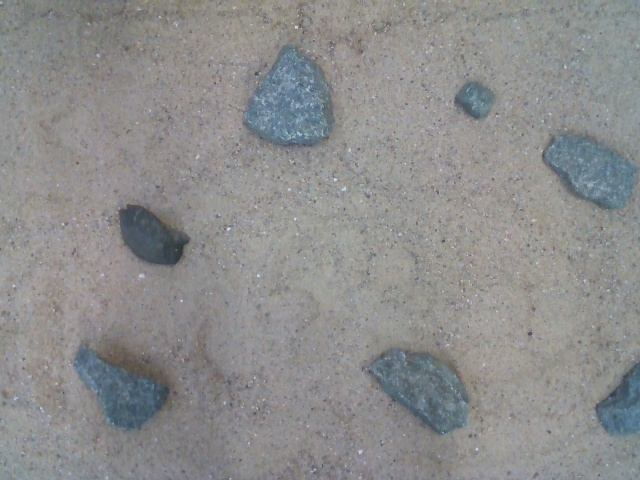
#> input picture Grønlænderens_Kode/RockDetection/Billeder/Image3.jpg, 640 x 480 px, found by its file name
$ python TestingRocks.py
#> lines starting #> are read from the running program, lines starting #| are printed output that depends on the picture; after the words box and inside, x2 and y2 are one past the last pixel; in counts of white or black regions, pixels touching at a corner belong together
import cv2 as cv
import numpy as np

# Load the image
image = cv.imread("Grønlænderens_Kode/RockDetection/Billeder/Image3.jpg")
#> image is the input picture: shape (480, 640, 3); mean B, G, R 140.6, 140.9, 140.6
cv.imshow("Image", image)

# Convert to grayscale
gray = cv.cvtColor(image, cv.COLOR_BGR2GRAY)
cv.imshow("Gray", gray)

sobelx = cv.Sobel(gray, cv.CV_64F, 1, 0, ksize=5)
sobely = cv.Sobel(gray, cv.CV_64F, 0, 1, ksize=5)
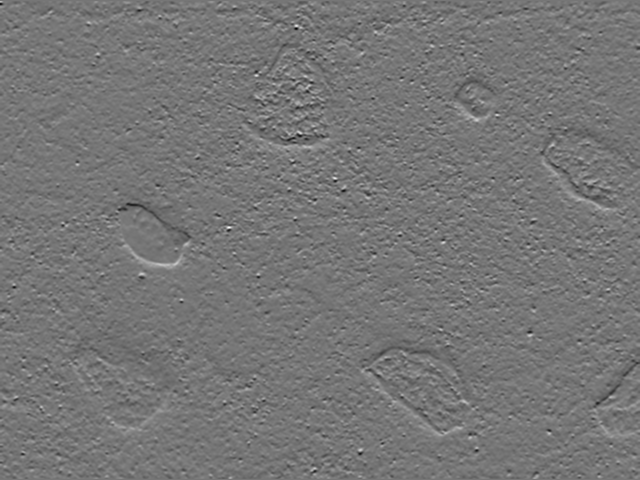
#> sobely: shape (480, 640) float64; min -3215, max 3710, mean -1; drawn with min black and max white
cv.imshow("Sobelx", sobelx)
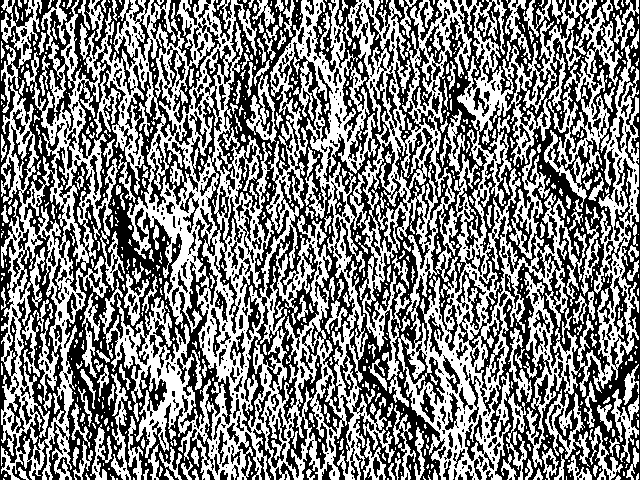
#> window 'Sobelx': shape (480, 640); 49.9% white; 797 white regions (555 under 20 px), largest, box (x1, y1, x2, y2) and area: (1, 0, 587, 480) 109783, (524, 15, 639, 468) 9013, (544, 0, 622, 208) 4146
cv.imshow("Sobely", sobely)
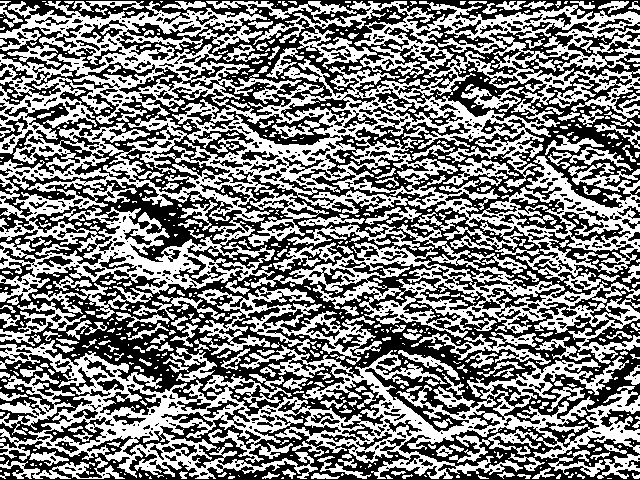
#> window 'Sobely': shape (480, 640); 49.5% white; 770 white regions (526 under 20 px), largest, box (x1, y1, x2, y2) and area: (0, 1, 640, 302) 73812, (0, 340, 640, 479) 29390, (251, 223, 640, 364) 11558

HSVImage = cv.cvtColor(image, cv.COLOR_BGR2HSV)
#> HSVImage: shape (480, 640, 3); mean H, S, V 66.7, 14.8, 144.6
H, S, V = cv.split(HSVImage)
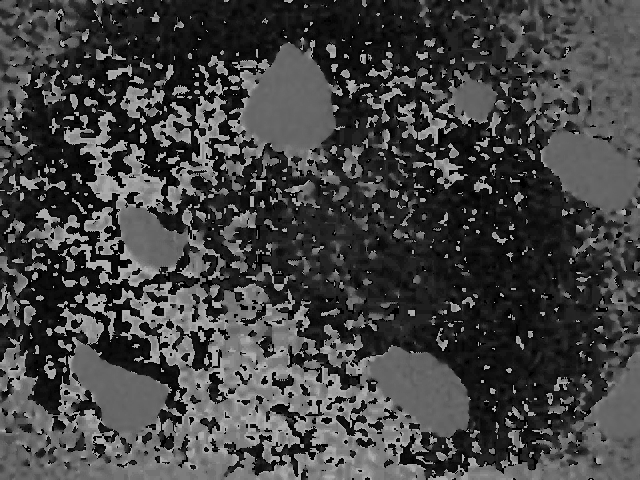
#> H: shape (480, 640); min 0, max 177, mean 66.7

#cv.imshow("H", H)
cv.imshow("S", S)
#cv.imshow("V", V)

thresholded = cv.threshold(S, 2, 255, cv.THRESH_BINARY + cv.THRESH_OTSU)[1]
#> thresholded: shape (480, 640); 7.9% white; 51 white regions (40 under 20 px), largest, box (x1, y1, x2, y2) and area: (245, 45, 332, 146) 5915, (544, 135, 637, 210) 4352, (371, 349, 468, 435) 4180
cv.imshow("Thresholded", thresholded)


dialated = cv.dilate(thresholded, (3, 3), iterations=1)
#> dialated: shape (480, 640); 8.1% white; 45 white regions (31 under 20 px)
cv.imshow("Dialated", dialated)

contours = cv.findContours(dialated, cv.RETR_EXTERNAL, cv.CHAIN_APPROX_SIMPLE)[0]
#> contours = 45 contours, 35 with area under 20; largest, box (x1, y1, x2, y2) and area: (245, 45, 332, 147) 5874, (371, 349, 468, 436) 4583, (73, 344, 168, 432) 4510, (544, 135, 637, 211) 4326, (596, 363, 640, 438) 2041

#drawCont = cv.drawContours(image, contours, -1, (0, 255, 0), 2)

#cv.imshow("Binary", binary)
#cv.imshow("Contours", drawCont)

#printing area of contours
for cnt in contours:
    area = cv.contourArea(cnt)
#> this loop made 45 passes
#> area on passes 15, 18, 19, 20, 22, 23, 24, 25, 26, 27: 2041, 24, 4583, 4510.5, 56.5, 53.5, 1940, 4325.5, 807.5, 5874

small_contours = [cnt for cnt in contours if cv.contourArea(cnt) < 200]
#> small_contours = 38 contours, 35 with area under 20; largest, box (x1, y1, x2, y2) and area: (177, 239, 185, 257) 56, (160, 217, 170, 227) 54, (102, 352, 109, 360) 24

mask = np.zeros_like(thresholded)
cv.drawContours(mask, small_contours, -1, (255, 255, 255), -1)
#> mask: shape (480, 640); 0.13% white; 38 white regions (31 under 20 px), largest, box (x1, y1, x2, y2) and area: (177, 239, 185, 257) 77, (160, 217, 170, 227) 69, (102, 352, 109, 360) 34
cv.imshow("Mask", mask)

subtractedSmall = cv.subtract(thresholded, mask)
cv.imshow("Subtracted", subtractedSmall)

dialated2 = cv.dilate(subtractedSmall, (3, 3), iterations=6)
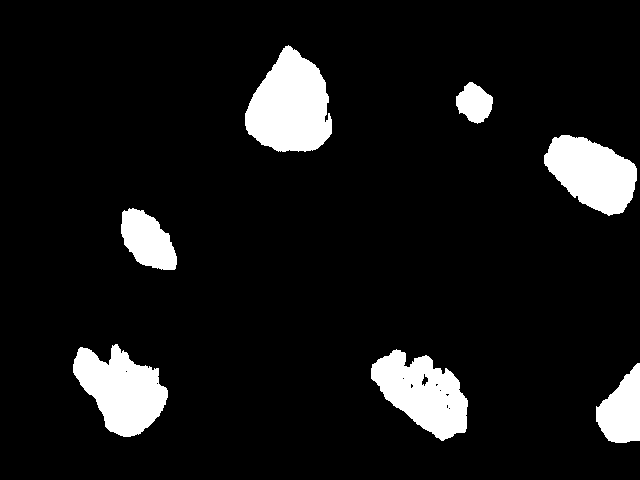
#> dialated2: shape (480, 640); 9% white; 7 white regions
cv.imshow("Dialated2", dialated2)

contours2 = cv.findContours(dialated2, cv.RETR_EXTERNAL, cv.CHAIN_APPROX_SIMPLE)[0]
#> contours2 = 7 contours; box (x1, y1, x2, y2) and area: (245, 45, 332, 152) 6326, (73, 344, 168, 437) 5207, (371, 349, 468, 441) 5130, (544, 135, 637, 216) 4786, (596, 363, 640, 443) 2256, (121, 208, 177, 270) 2222, (456, 82, 493, 124) 989
#drawCont2 = cv.drawContours(image, contours2, -1, (0, 255, 0), 2)

#cv.imshow("Contours2", drawCont2)
ellipse_img = np.zeros_like(image)
roi = []

for cnt in contours2:
    contour_area = cv.contourArea(cnt)

    ellipse = cv.fitEllipse(cnt)
    #for ellipse in [ellipse]:
        #print(ellipse)
    #cv.ellipse(image, ellipse, (0, 255, 0), 2)

    x, y, w, h = cv.boundingRect(cnt)
    #cv.rectangle(image, (x, y), (x+w, y+h), (255, 255, 0), 2)
    roi.append(image[y:y+h, x:x+w])
#> this loop made 7 passes
#> (contour_area, ellipse, x, y, w, h) on passes 1 to 7: (2256, ((1014.4, 227.5), (161.4, 925.4), 64.21), 596, 363, 44, 80), (5130, ((423.8, 393.9), (60.15, 111.9), 127.1), 371, 349, 97, 92), (5207, ((121.7, 390), (70.03, 103.4), 132.9), 73, 344, 95, 93), (2222.5, ((146.6, 239.7), (39.92, 72.88), 139.9), 121, 208, 56, 62), (4785.5, ((593.3, 173.6), (60.48, 103.3), 122.2), 544, 135, 93, 81), (989, ((474.4, 102.7), (33.48, 38.36), 157.8), 456, 82, 37, 42), (6326, ((289.8, 105), (81.11, 104), 5.13), 245, 45, 87, 107)
#> after the loop, roi = 7 items

for img in roi:
    meanshift = cv.pyrMeanShiftFiltering(img, 2, 40)
    gauss = cv.GaussianBlur(meanshift, (3, 3), 0)
    gray = cv.cvtColor(img, cv.COLOR_BGR2GRAY)
    equalis = cv.equalizeHist(gray)
    cv.imshow("ROI", equalis)
    cv.imshow("ROI2", meanshift)
    cv.imshow("ROI3", gauss)
    cv.waitKey(1)
#> this loop made 7 passes
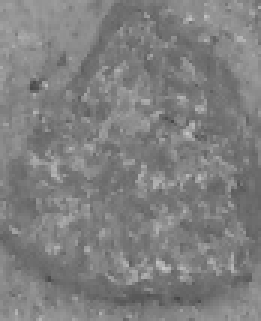
#> gray: shape (107, 87) (shown 3 times larger); min 70, max 198, mean 127.1
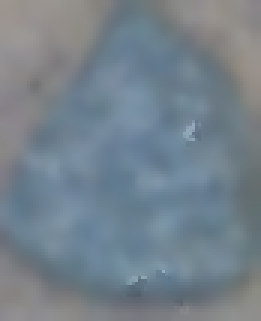
#> meanshift: shape (107, 87, 3) (shown 3 times larger); mean of channels 0, 1, 2 140, 129.9, 116.6; drawn as B, G, R


cv.imshow("Image", image)


# [11 lines of commented-out code are left out]

loc = []

# [10 lines of commented-out code are left out]
cv.waitKey(0)

$ run again, with Grønlænderens_Kode/RockDetection/Billeder/Image10.jpg copied over Grønlænderens_Kode/RockDetection/Billeder/Image3.jpg
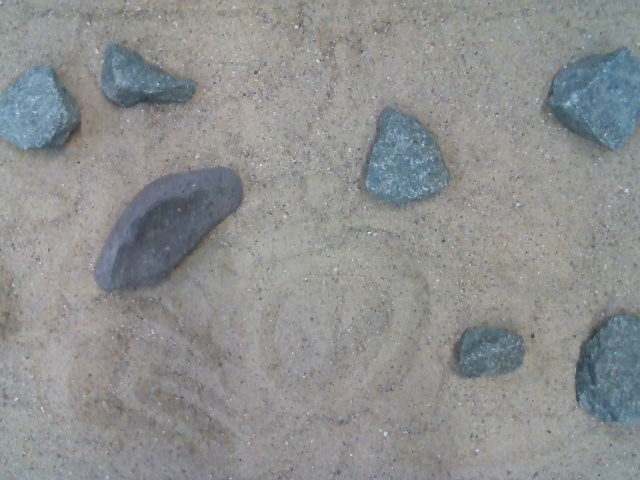
#> input picture Grønlænderens_Kode/RockDetection/Billeder/Image10.jpg, 640 x 480 px, found by its file name
#> image is the input picture: shape (480, 640, 3); mean B, G, R 143.4, 143.6, 141.9
#> `cv.imshow("Sobelx", sobelx)`:
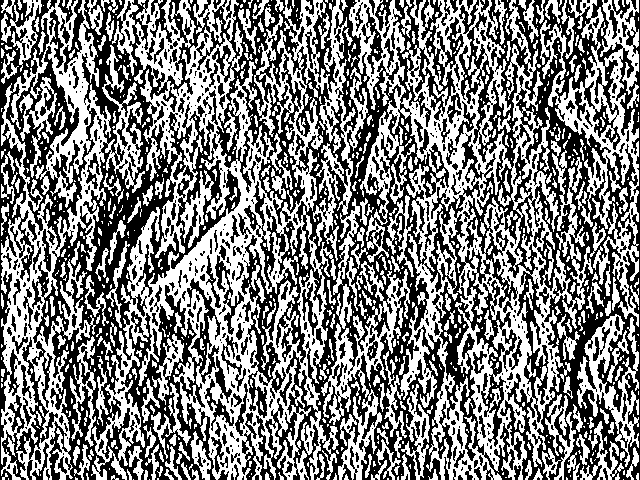
#> window 'Sobelx': shape (480, 640); 49.7% white; 814 white regions (536 under 20 px), largest, box (x1, y1, x2, y2) and area: (91, 0, 368, 480) 46780, (349, 0, 593, 480) 38405, (1, 0, 145, 480) 19598
#> HSVImage: shape (480, 640, 3); mean H, S, V 60.9, 17.2, 147.5
#> thresholded: shape (480, 640); 12.2% white; 41 white regions (32 under 20 px), largest, box (x1, y1, x2, y2) and area: (96, 169, 240, 289) 8194, (547, 47, 640, 152) 7032, (576, 314, 640, 427) 5833
#> dialated: shape (480, 640); 12.5% white; 37 white regions (27 under 20 px)
#> contours = 37 contours, 28 with area under 20; largest, box (x1, y1, x2, y2) and area: (96, 169, 240, 290) 8890, (547, 47, 640, 153) 6980, (576, 314, 640, 428) 5748, (365, 108, 450, 206) 5456, (0, 66, 78, 151) 4780
#> the loop `for cnt in contours:` made 37 passes
#> area on passes 6, 7, 16, 17, 24, 25, 27, 28: 2437, 5748.5, 8890.5, 68.5, 25.5, 5456, 4780.5, 6980
#> small_contours = 30 contours, 28 with area under 20; largest, box (x1, y1, x2, y2) and area: (70, 135, 81, 147) 68, (89, 115, 96, 122) 26
#> mask: shape (480, 640); 0.09% white; 30 white regions (27 under 20 px), largest, box (x1, y1, x2, y2) and area: (70, 135, 81, 147) 87, (89, 115, 96, 122) 35, (79, 128, 86, 134) 23
#> dialated2: shape (480, 640); 13.6% white; 7 white regions
#> contours2 = 7 contours; box (x1, y1, x2, y2) and area: (96, 169, 240, 295) 9676, (547, 47, 640, 158) 7444, (576, 314, 640, 433) 6064, (365, 108, 450, 211) 5887, (0, 66, 78, 156) 5181, (102, 43, 196, 114) 3828, (458, 328, 524, 384) 2783
#> the loop `for cnt in contours2:` made 7 passes
#> (contour_area, ellipse, x, y, w, h) on passes 1 to 6: (2783, ((488.7, 354.2), (52.57, 70.53), 84.36), 458, 328, 66, 56), (6063.5, ((626.6, 373.2), (99.46, 120.5), 23.96), 576, 314, 64, 119), (9676.5, ((163.5, 230.6), (74.67, 168.3), 47.38), 96, 169, 144, 126), (5887, ((403.8, 164.8), (78.16, 102.6), 167.9), 365, 108, 85, 103), (5181, ((36.21, 113.9), (76.94, 87.67), 4.62), 0, 66, 78, 90), (7443.5, ((607.9, 100.6), (100.7, 115.8), 84.35), 547, 47, 93, 111)
#> after the loop `for cnt in contours2:`: roi = 7 items
#> the loop `for img in roi:` made 7 passes
#> after the loop `for img in roi:`:
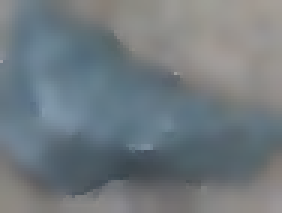
#> meanshift: shape (71, 94, 3) (shown 3 times larger); mean of channels 0, 1, 2 127.3, 122.1, 113.2; drawn as B, G, R

$ run again, with Grønlænderens_Kode/RockDetection/Billeder/Image11.jpg copied over Grønlænderens_Kode/RockDetection/Billeder/Image3.jpg
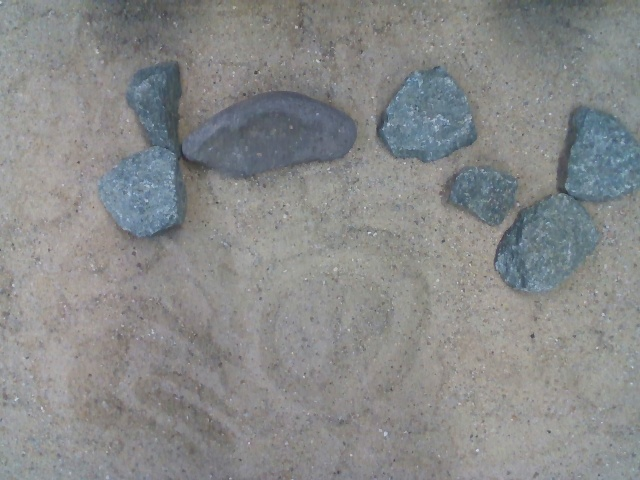
#> input picture Grønlænderens_Kode/RockDetection/Billeder/Image11.jpg, 640 x 480 px, found by its file name
#> image is the input picture: shape (480, 640, 3); mean B, G, R 137.2, 137.3, 135.9
#> `cv.imshow("Sobelx", sobelx)`:
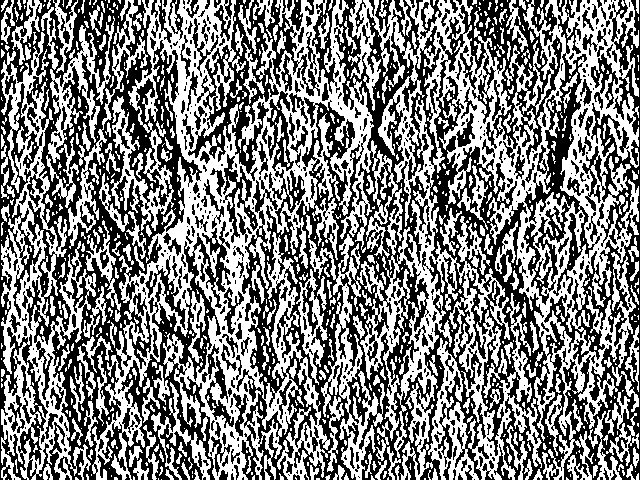
#> window 'Sobelx': shape (480, 640); 49.7% white; 788 white regions (536 under 20 px), largest, box (x1, y1, x2, y2) and area: (92, 0, 639, 480) 96759, (1, 32, 96, 480) 13138, (309, 234, 385, 480) 4569
#> HSVImage: shape (480, 640, 3); mean H, S, V 61.5, 17.2, 141.2
#> thresholded: shape (480, 640); 13.1% white; 62 white regions (45 under 20 px), largest, box (x1, y1, x2, y2) and area: (98, 63, 356, 239) 17886, (494, 107, 640, 292) 12539, (377, 66, 477, 162) 6607
#> dialated: shape (480, 640); 13.5% white; 54 white regions (36 under 20 px)
#> contours = 53 contours, 38 with area under 20; largest, box (x1, y1, x2, y2) and area: (98, 63, 356, 240) 18642, (494, 107, 640, 293) 12582, (377, 66, 477, 163) 6570, (449, 168, 517, 225) 2550, (180, 116, 190, 138) 90
#> the loop `for cnt in contours:` made 53 passes
#> area on passes 13, 19, 21, 24, 26, 27, 28, 36: 49, 2550, 90.5, 12582, 23.5, 6570, 18642.5, 25
#> small_contours = 49 contours, 38 with area under 20; largest, box (x1, y1, x2, y2) and area: (180, 116, 190, 138) 90, (537, 0, 552, 9) 78, (257, 0, 272, 9) 56, (190, 194, 198, 209) 49, (288, 0, 300, 9) 46
#> mask: shape (480, 640); 0.31% white; 49 white regions (35 under 20 px), largest, box (x1, y1, x2, y2) and area: (180, 116, 190, 138) 116, (537, 0, 552, 9) 97, (257, 0, 272, 9) 78
#> subtractedSmall: shape (480, 640); 12.9% white; 8 white regions (4 under 20 px), largest, box (x1, y1, x2, y2) and area: (98, 63, 356, 239) 17886, (494, 107, 640, 292) 12539, (377, 66, 477, 162) 6607, (449, 168, 517, 224) 2537
#> dialated2: shape (480, 640); 14.4% white; 4 white regions
#> contours2 = 4 contours; box (x1, y1, x2, y2) and area: (98, 63, 356, 245) 20212, (494, 107, 640, 298) 13455, (377, 66, 477, 168) 7071, (449, 168, 517, 230) 2894
#> the loop `for cnt in contours2:` made 4 passes
#> (contour_area, ellipse, x, y, w, h) on passes 1 to 4: (2894, ((484.5, 195.5), (55.59, 68.52), 113.9), 449, 168, 68, 62), (13455, ((568.5, 207.1), (88.76, 223.7), 29.9), 494, 107, 146, 191), (7071, ((427.2, 120), (91.91, 101.4), 36.24), 377, 66, 100, 102), (20211.5, ((215.4, 148.9), (169.3, 240.5), 74.58), 98, 63, 258, 182)
#> after the loop `for cnt in contours2:`: roi = 4 items
#> the loop `for img in roi:` made 4 passes
#> after the loop `for img in roi:`:
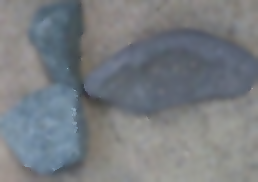
#> meanshift: shape (182, 258, 3); mean of channels 0, 1, 2 128.9, 124.5, 120.2; drawn as B, G, R

$ run again, with Grønlænderens_Kode/RockDetection/Billeder/Image12.jpg copied over Grønlænderens_Kode/RockDetection/Billeder/Image3.jpg
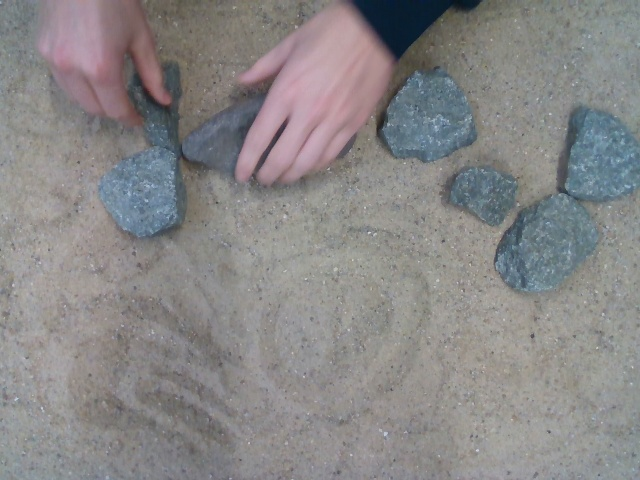
#> input picture Grønlænderens_Kode/RockDetection/Billeder/Image12.jpg, 640 x 480 px, found by its file name
#> image is the input picture: shape (480, 640, 3); mean B, G, R 134.8, 134.6, 136.3
#> HSVImage: shape (480, 640, 3); mean H, S, V 68.3, 22.7, 141
#> thresholded: shape (480, 640); 19.1% white; 104 white regions (86 under 20 px), largest, box (x1, y1, x2, y2) and area: (48, 0, 482, 239) 35982, (496, 106, 640, 292) 12370, (380, 68, 476, 162) 6255
#> dialated: shape (480, 640); 19.8% white; 79 white regions (62 under 20 px)
#> contours = 79 contours, 66 with area under 20; largest, box (x1, y1, x2, y2) and area: (48, 0, 482, 240) 43605, (496, 106, 640, 293) 12504, (449, 167, 517, 225) 2458, (153, 0, 189, 21) 364, (167, 69, 177, 93) 120
#> the loop `for cnt in contours:` made 79 passes
#> area on passes 6, 9, 11, 20, 24, 36, 45, 51: 52.5, 2458.5, 98, 12504, 119.5, 27.5, 21, 27.5
#> small_contours = 75 contours, 66 with area under 20; largest, box (x1, y1, x2, y2) and area: (167, 69, 177, 93) 120, (182, 158, 196, 174) 98, (161, 16, 172, 25) 61, (190, 192, 197, 217) 52, (77, 0, 88, 6) 32
#> mask: shape (480, 640); 0.36% white; 75 white regions (62 under 20 px), largest, box (x1, y1, x2, y2) and area: (167, 69, 177, 93) 152, (182, 158, 196, 174) 121, (190, 192, 197, 217) 81
#> dialated2: shape (480, 640); 21.9% white; 4 white regions
#> contours2 = 4 contours; box (x1, y1, x2, y2) and area: (48, 0, 482, 245) 49516, (496, 106, 640, 298) 13354, (449, 167, 517, 230) 2816, (153, 0, 189, 26) 558
#> the loop `for cnt in contours2:` made 4 passes
#> (contour_area, ellipse, x, y, w, h) on passes 1 to 4: (2816, ((484.3, 195.3), (55.4, 67.93), 112.5), 449, 167, 68, 63), (13354, ((569, 204.9), (86.04, 224.6), 27.96), 496, 106, 144, 192), (557.5, ((172.1, 12.37), (24, 38.08), 88.95), 153, 0, 36, 26), (49516.5, ((260.8, 102.3), (213.3, 392.5), 83.28), 48, 0, 434, 245)
#> after the loop `for cnt in contours2:`: roi = 4 items
#> the loop `for img in roi:` made 4 passes
#> after the loop `for img in roi:`:
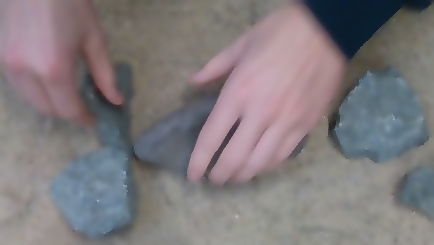
#> meanshift: shape (245, 434, 3); mean of channels 0, 1, 2 125, 122.3, 128.2; drawn as B, G, R
